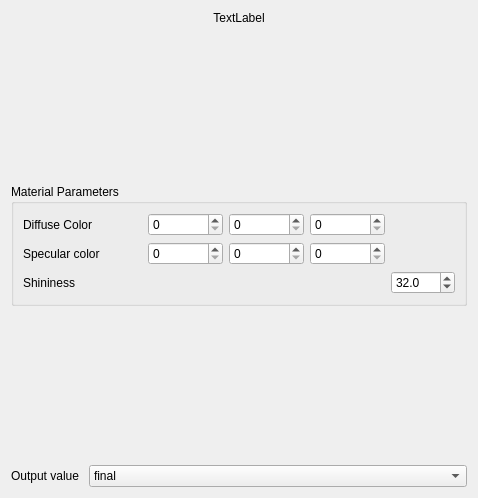
<?xml version="1.0" encoding="UTF-8"?>
<ui version="4.0">
 <class>MaterialEditor</class>
 <widget class="QWidget" name="MaterialEditor">
  <property name="geometry">
   <rect>
    <x>0</x>
    <y>0</y>
    <width>478</width>
    <height>498</height>
   </rect>
  </property>
  <property name="sizePolicy">
   <sizepolicy hsizetype="Preferred" vsizetype="Preferred">
    <horstretch>0</horstretch>
    <verstretch>0</verstretch>
   </sizepolicy>
  </property>
  <property name="windowTitle">
   <string>Form</string>
  </property>
  <layout class="QVBoxLayout" name="verticalLayout">
   <item>
    <widget class="QLabel" name="m_renderObjectName">
     <property name="text">
      <string>TextLabel</string>
     </property>
     <property name="alignment">
      <set>Qt::AlignCenter</set>
     </property>
    </widget>
   </item>
   <item>
    <spacer name="verticalSpacer">
     <property name="orientation">
      <enum>Qt::Vertical</enum>
     </property>
     <property name="sizeType">
      <enum>QSizePolicy::Expanding</enum>
     </property>
     <property name="sizeHint" stdset="0">
      <size>
       <width>20</width>
       <height>40</height>
      </size>
     </property>
    </spacer>
   </item>
   <item>
    <widget class="QGroupBox" name="groupBox">
     <property name="title">
      <string>Material Parameters</string>
     </property>
     <layout class="QGridLayout" name="gridLayout" columnstretch="2,4,1">
      <item row="0" column="1">
       <layout class="QHBoxLayout" name="horizontalLayout">
        <item>
         <widget class="QSpinBox" name="kdR">
          <property name="maximum">
           <number>255</number>
          </property>
         </widget>
        </item>
        <item>
         <widget class="QSpinBox" name="kdG">
          <property name="maximum">
           <number>255</number>
          </property>
         </widget>
        </item>
        <item>
         <widget class="QSpinBox" name="kdB">
          <property name="maximum">
           <number>255</number>
          </property>
         </widget>
        </item>
       </layout>
      </item>
      <item row="0" column="0">
       <widget class="QLabel" name="label">
        <property name="text">
         <string>Diffuse Color</string>
        </property>
       </widget>
      </item>
      <item row="1" column="1">
       <layout class="QHBoxLayout" name="horizontalLayout_2">
        <item>
         <widget class="QSpinBox" name="ksR">
          <property name="maximum">
           <number>255</number>
          </property>
         </widget>
        </item>
        <item>
         <widget class="QSpinBox" name="ksG">
          <property name="maximum">
           <number>255</number>
          </property>
         </widget>
        </item>
        <item>
         <widget class="QSpinBox" name="ksB">
          <property name="maximum">
           <number>255</number>
          </property>
         </widget>
        </item>
       </layout>
      </item>
      <item row="1" column="0">
       <widget class="QLabel" name="label_2">
        <property name="text">
         <string>Specular color</string>
        </property>
       </widget>
      </item>
      <item row="0" column="2">
       <widget class="Ra::Gui::ColorWidget" name="kdColorWidget" native="true"/>
      </item>
      <item row="1" column="2">
       <widget class="Ra::Gui::ColorWidget" name="ksColorWidget" native="true"/>
      </item>
      <item row="2" column="0">
       <widget class="QLabel" name="label_4">
        <property name="text">
         <string>Shininess</string>
        </property>
       </widget>
      </item>
      <item row="2" column="2">
       <widget class="QDoubleSpinBox" name="exp">
        <property name="decimals">
         <number>1</number>
        </property>
        <property name="minimum">
         <double>1.000000000000000</double>
        </property>
        <property name="maximum">
         <double>1024.000000000000000</double>
        </property>
        <property name="singleStep">
         <double>1.000000000000000</double>
        </property>
        <property name="value">
         <double>32.000000000000000</double>
        </property>
       </widget>
      </item>
     </layout>
    </widget>
   </item>
   <item>
    <spacer name="verticalSpacer_2">
     <property name="orientation">
      <enum>Qt::Vertical</enum>
     </property>
     <property name="sizeHint" stdset="0">
      <size>
       <width>20</width>
       <height>40</height>
      </size>
     </property>
    </spacer>
   </item>
   <item>
    <layout class="QFormLayout" name="formLayout">
     <property name="sizeConstraint">
      <enum>QLayout::SetDefaultConstraint</enum>
     </property>
     <property name="fieldGrowthPolicy">
      <enum>QFormLayout::AllNonFixedFieldsGrow</enum>
     </property>
     <property name="rowWrapPolicy">
      <enum>QFormLayout::DontWrapRows</enum>
     </property>
     <item row="0" column="0">
      <widget class="QLabel" name="label_3">
       <property name="text">
        <string>Output value </string>
       </property>
      </widget>
     </item>
     <item row="0" column="1">
      <widget class="QComboBox" name="outputValue">
       <item>
        <property name="text">
         <string>final</string>
        </property>
       </item>
       <item>
        <property name="text">
         <string>diffuse</string>
        </property>
       </item>
       <item>
        <property name="text">
         <string>specular</string>
        </property>
       </item>
       <item>
        <property name="text">
         <string>normal</string>
        </property>
       </item>
      </widget>
     </item>
    </layout>
   </item>
  </layout>
 </widget>
 <customwidgets>
  <customwidget>
   <class>Ra::Gui::ColorWidget</class>
   <extends>QWidget</extends>
   <header location="global">Gui/ColorWidget.hpp</header>
   <container>1</container>
  </customwidget>
 </customwidgets>
 <resources/>
 <connections/>
</ui>
